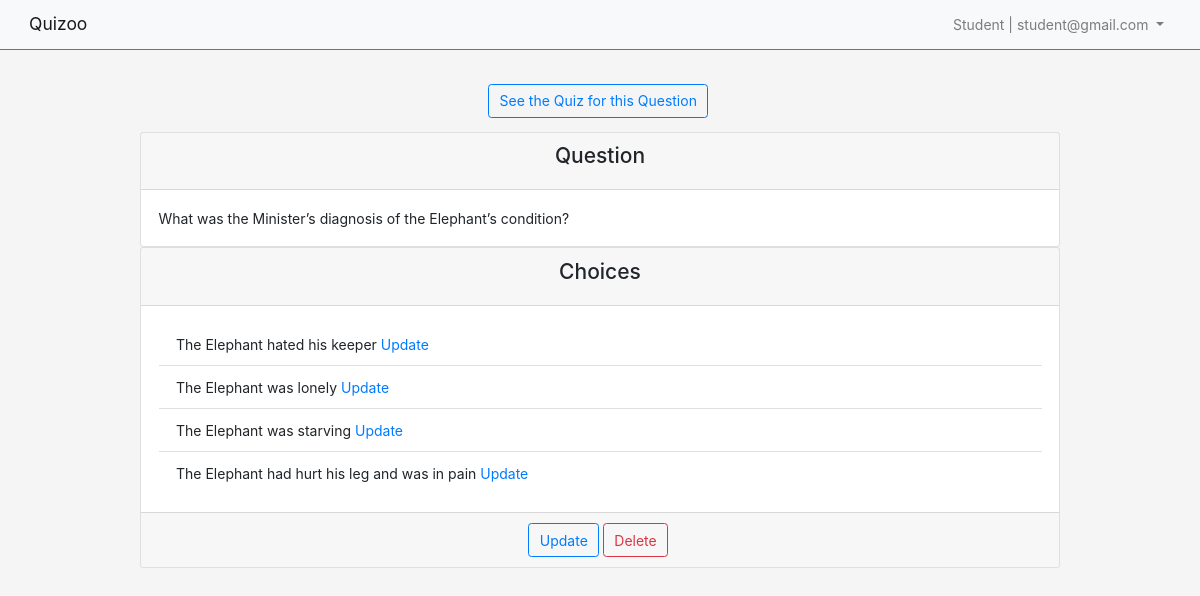
Page /dashboard/question/1/ (signed in) on the committed database.
### users/models.py (models this page shows, shortened)
class User(AbstractUser):
    username = None
    teacher = models.BooleanField(default=False,
                                    help_text='check to register as a teacher. Only teachers can create,delete and update quizzes'
                                )
    email = models.EmailField(max_length=255, unique=True)
    USERNAME_FIELD = 'email'
    REQUIRED_FIELDS = []
    objects = CustomUserManager()

### dashboard/models.py (models this page shows, shortened)
class Question(models.Model):
    question_text = models.TextField()
    quiz = models.ForeignKey(
        Quiz, on_delete=models.CASCADE, related_name='questions')
    def get_delete_url(self):
        return reverse('dash:question_delete', args=[self.pk, ])
    def get_update_url(self):
        return reverse('dash:question_update', args=[self.pk, ])

class Choice(models.Model):
    MARK = (
        ('right', 'Right'),
        ('wrong', 'Wrong'),
    )
    choice_text = models.CharField(max_length=250)
    question = models.ForeignKey(
        Question, on_delete=models.CASCADE, related_name='choices')
    mark = models.CharField(
        max_length=5,
        choices=MARK,
        default='wrong',
        help_text='is this the right or wrong choice for this question? ',
    )
    def get_update_url(self):
        return reverse('dash:choice_update', args=[self.pk, ])
    def __str__(self):
        return self.choice_text

### dashboard/views.py (the view)
# urls.py: path('question/<int:pk>/', views.QuestionDetailView.as_view(),
class QuestionDetailView(LoginRequiredMixin, generic.DetailView):
    model = Question
    template_name = "dashboard/question_detail.html"
    context_object_name = 'question'

### dashboard/models.py (called while the page is built)
    def get_absolute_url(self):
        return reverse('dash:quiz_detail', args=[self.pk, ])

### templates/dashboard/question_detail.html (shortened to what this page needs)
{% extends 'base.html' %}
{% block content %}
<div class="row justify-content-center">
    <p>
        <a class="btn btn-outline-primary mr-1" href="{{ question.quiz.get_absolute_url }}">
            See the Quiz for this Question
        </a>
    </p>
</div>
<div class="row justify-content-center">
    <div class="col-sm-10">
        {% if question %}
        <div class="card">
            <div class="card-header d-flex justify-content-center">
                <h4 class="card-title">Question</h4>
            </div>
            <div class="card-body">
                <p class="card-text">{{ question.question_text }}</p>
            </div>
        </div>
        <div class="card">
            <div class="card-header d-flex justify-content-center">
                <h4 class="card-title">Choices</h4>
            </div>
            <div class="card-body">
                <ul class="list-group list-group-flush">
                    {% for choice in question.choices.all %}
                    <li class="list-group-item">
                        {{ choice }}
                        <a href="{{ choice.get_update_url }}">Update</a>
                    </li>
                    {% endfor %}
                </ul>
            </div>
            <div class="card-footer d-flex justify-content-center">
                <a class="btn btn-outline-primary mr-1" href="{{ question.get_update_url }}">
                    Update
                </a>
                <a href="{{ question.get_delete_url }}" class="btn btn-outline-danger mr-1">
                    Delete
                </a>
            </div>
        </div>
        {% endif %}
    </div>
</div>
{% endblock content %}

### templates/base.html (shortened to what this page needs)
{% load static %}
<!doctype html>
<html lang="en">
<head>
    <link rel="stylesheet" href="https://stackpath.bootstrapcdn.com/bootstrap/4.3.1/css/bootstrap.min.css"
>
    <link rel="stylesheet" href="{% static 'main.css' %}">
</head>
<body>
    {% block navbar %}
    <nav class="navbar navbar-expand-sm navbar-light bg-light border-bottom border-secondary fixed-top">
        <div class="container-fluid">
            <a class="navbar-brand" href="/">Quizoo</a>
            <div class="collapse navbar-collapse" id="collapsibleNavId">
                <ul class="navbar-nav ml-auto mt-2 mt-lg-0">
                    <li class="nav-item dropdown">
                        {% if user.is_authenticated %}
                        <a class="nav-link dropdown-toggle" href="" id="dropdownId" data-toggle="dropdown"
                            aria-haspopup="true" aria-expanded="false">
                            <span>
                                {% if user.teacher %}
                                Teacher
                                {% else %}
                                Student
                                {% endif %}
                                |
                            </span>
                            {{user.email}}
                        </a>
                        {% endif %}
                    </li>
                </ul>
            </div>
        </div>
    </nav>
    {% endblock navbar %}
    <div class="container my-5 pt-5">
        {% block content %}
        {% endblock content %}
    </div>
</body>
</html>

### static/main.css (style rules this page uses)
html, body { height: 100%; background-color: #f5f5f5; font-size: 14px; }

### rows in the picture
User: email "student@gmail.com"
Question: question_text "What was the Minister’s diagnosis of the Elephant’s condition?"
Choice: choice_text "The Elephant hated his keeper"
Choice: choice_text "The Elephant was lonely"
Choice: choice_text "The Elephant was starving"
Choice: choice_text "The Elephant had hurt his leg and was in pain"
